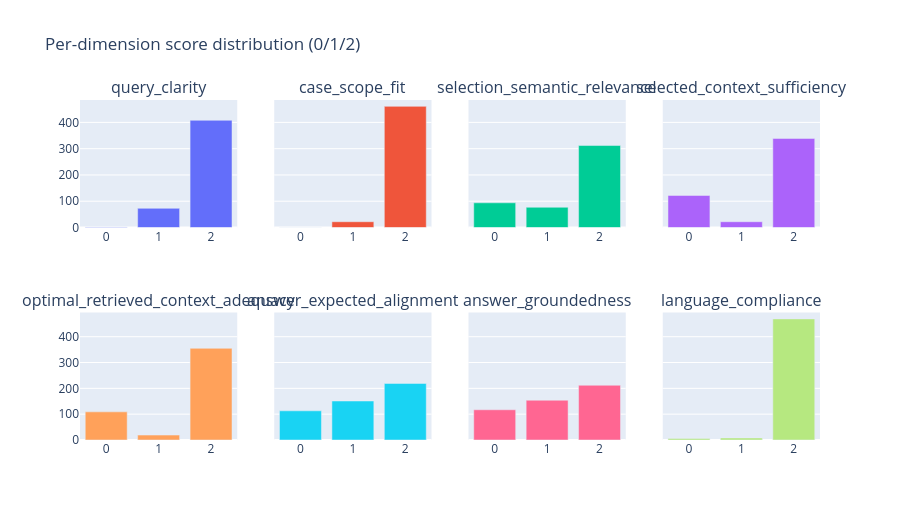

Notebook source saved alongside this figure:
### Code cell
n = len(DIMENSION_WEIGHTS)
fig = make_subplots(
    rows=2, cols=(n + 1) // 2,
    subplot_titles=list(DIMENSION_WEIGHTS.keys()),
    shared_yaxes=True,
)
for i, dim in enumerate(DIMENSION_WEIGHTS):
    row = (i // ((n + 1) // 2)) + 1
    col = (i % ((n + 1) // 2)) + 1
    counts = df[f"{dim}_score"].value_counts().reindex([0, 1, 2]).fillna(0)
    fig.add_trace(
        go.Bar(x=[0, 1, 2], y=counts.values, name=dim, showlegend=False),
        row=row, col=col,
    )
fig.update_layout(height=520, title_text="Per-dimension score distribution (0/1/2)")
fig.show()

### Figure 1 — Plotly figure (JSON) as saved in the notebook; plotly's stock layout.template omitted (floating-point values rounded to 4 significant figures)
{"data": [{"name": "query_clarity", "showlegend": false, "type": "bar", "x": [0, 1, 2], "xaxis": "x", "y": [2, 73, 408], "yaxis": "y"}, {"name": "case_scope_fit", "showlegend": false, "type": "bar", "x": [0, 1, 2], "xaxis": "x2", "y": [0.0, 22.0, 461.0], "yaxis": "y2"}, {"name": "selection_semantic_relevance", "showlegend": false, "type": "bar", "x": [0, 1, 2], "xaxis": "x3", "y": [94, 77, 312], "yaxis": "y3"}, {"name": "selected_context_sufficiency", "showlegend": false, "type": "bar", "x": [0, 1, 2], "xaxis": "x4", "y": [122, 22, 339], "yaxis": "y4"}, {"name": "optimal_retrieved_context_adequacy", "showlegend": false, "type": "bar", "x": [0, 1, 2], "xaxis": "x5", "y": [109, 19, 355], "yaxis": "y5"}, {"name": "answer_expected_alignment", "showlegend": false, "type": "bar", "x": [0, 1, 2], "xaxis": "x6", "y": [113, 151, 219], "yaxis": "y6"}, {"name": "answer_groundedness", "showlegend": false, "type": "bar", "x": [0, 1, 2], "xaxis": "x7", "y": [117, 154, 212], "yaxis": "y7"}, {"name": "language_compliance", "showlegend": false, "type": "bar", "x": [0, 1, 2], "xaxis": "x8", "y": [6, 8, 469], "yaxis": "y8"}], "layout": {"annotations": [{"font": {"size": 16}, "showarrow": false, "text": "query_clarity", "x": 0.1062, "xanchor": "center", "xref": "paper", "y": 1, "yanchor": "bottom", "yref": "paper"}, {"font": {"size": 16}, "showarrow": false, "text": "case_scope_fit", "x": 0.3688, "xanchor": "center", "xref": "paper", "y": 1, "yanchor": "bottom", "yref": "paper"}, {"font": {"size": 16}, "showarrow": false, "text": "selection_semantic_relevance", "x": 0.6313, "xanchor": "center", "xref": "paper", "y": 1, "yanchor": "bottom", "yref": "paper"}, {"font": {"size": 16}, "showarrow": false, "text": "selected_context_sufficiency", "x": 0.8938, "xanchor": "center", "xref": "paper", "y": 1, "yanchor": "bottom", "yref": "paper"}, {"font": {"size": 16}, "showarrow": false, "text": "optimal_retrieved_context_adequacy", "x": 0.1062, "xanchor": "center", "xref": "paper", "y": 0.375, "yanchor": "bottom", "yref": "paper"}, {"font": {"size": 16}, "showarrow": false, "text": "answer_expected_alignment", "x": 0.3688, "xanchor": "center", "xref": "paper", "y": 0.375, "yanchor": "bottom", "yref": "paper"}, {"font": {"size": 16}, "showarrow": false, "text": "answer_groundedness", "x": 0.6313, "xanchor": "center", "xref": "paper", "y": 0.375, "yanchor": "bottom", "yref": "paper"}, {"font": {"size": 16}, "showarrow": false, "text": "language_compliance", "x": 0.8938, "xanchor": "center", "xref": "paper", "y": 0.375, "yanchor": "bottom", "yref": "paper"}], "height": 520, "title": {"text": "Per-dimension score distribution (0/1/2)"}, "xaxis": {"anchor": "y", "domain": [0, 0.2125]}, "xaxis2": {"anchor": "y2", "domain": [0.2625, 0.475]}, "xaxis3": {"anchor": "y3", "domain": [0.525, 0.7375]}, "xaxis4": {"anchor": "y4", "domain": [0.7875, 1]}, "xaxis5": {"anchor": "y5", "domain": [0, 0.2125]}, "xaxis6": {"anchor": "y6", "domain": [0.2625, 0.475]}, "xaxis7": {"anchor": "y7", "domain": [0.525, 0.7375]}, "xaxis8": {"anchor": "y8", "domain": [0.7875, 1]}, "yaxis": {"anchor": "x", "domain": [0.625, 1]}, "yaxis2": {"anchor": "x2", "domain": [0.625, 1], "matches": "y", "showticklabels": false}, "yaxis3": {"anchor": "x3", "domain": [0.625, 1], "matches": "y", "showticklabels": false}, "yaxis4": {"anchor": "x4", "domain": [0.625, 1], "matches": "y", "showticklabels": false}, "yaxis5": {"anchor": "x5", "domain": [0, 0.375]}, "yaxis6": {"anchor": "x6", "domain": [0, 0.375], "matches": "y5", "showticklabels": false}, "yaxis7": {"anchor": "x7", "domain": [0, 0.375], "matches": "y5", "showticklabels": false}, "yaxis8": {"anchor": "x8", "domain": [0, 0.375], "matches": "y5", "showticklabels": false}}}
